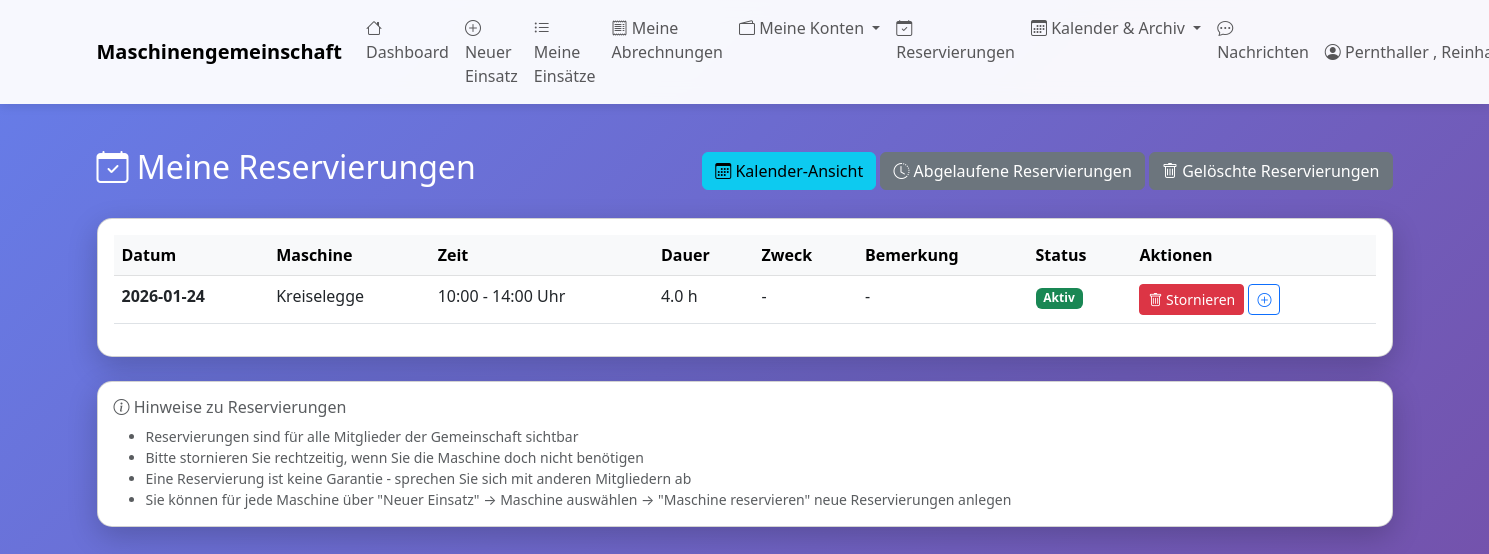
Before: /meine-reservierungen (signed in) with the older database file.
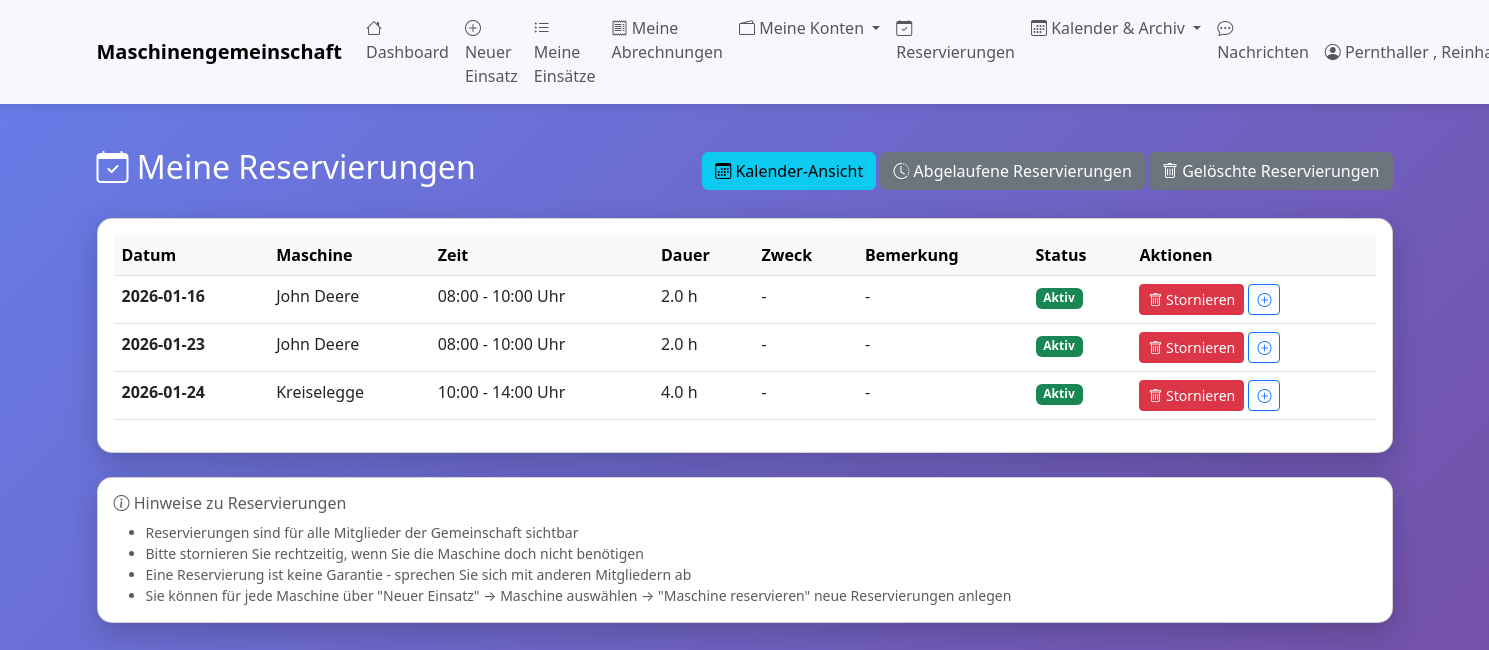
After: the same page with the newer database file.
### tables this page shows
CREATE TABLE maschinen_reservierungen (
                id INTEGER PRIMARY KEY AUTOINCREMENT,
                maschine_id INTEGER NOT NULL,
                benutzer_id INTEGER NOT NULL,
                datum DATE NOT NULL,
                uhrzeit_von TIME NOT NULL,
                uhrzeit_bis TIME NOT NULL,
                nutzungsdauer_stunden REAL NOT NULL,
                zweck TEXT,
                bemerkung TEXT,
                status TEXT DEFAULT 'aktiv',
                erstellt_am TIMESTAMP DEFAULT CURRENT_TIMESTAMP,
                geaendert_am TIMESTAMP DEFAULT CURRENT_TIMESTAMP,
                FOREIGN KEY (maschine_id) REFERENCES maschinen(id) ON DELETE CASCADE,
                FOREIGN KEY (benutzer_id) REFERENCES benutzer(id) ON DELETE CASCADE
            );

CREATE TABLE maschinen (
    id INTEGER PRIMARY KEY AUTOINCREMENT,
    bezeichnung TEXT NOT NULL,
    hersteller TEXT,
    modell TEXT,
    baujahr INTEGER,
    kennzeichen TEXT,
    anschaffungsdatum DATE,
    stundenzaehler_aktuell REAL,
    naechste_wartung_bei REAL,
    aktiv BOOLEAN DEFAULT 1,
    bemerkungen TEXT
, abrechnungsart TEXT DEFAULT 'stunden', preis_pro_einheit REAL DEFAULT 0.0, wartungsintervall INTEGER DEFAULT 50, naechste_wartung REAL, anmerkungen TEXT, erfassungsmodus TEXT DEFAULT 'fortlaufend', gemeinschaft_id INTEGER DEFAULT 1 REFERENCES gemeinschaften(id), anschaffungspreis REAL DEFAULT 0.0, abschreibungsdauer_jahre INTEGER DEFAULT 10, treibstoff_berechnen BOOLEAN DEFAULT 0);

### web_app.py (the view)
@app.route('/meine-reservierungen')
@login_required
def meine_reservierungen():
    from datetime import datetime
    with MaschinenDBContext(DB_PATH) as db:
        cursor = db.connection.cursor()
        cursor.execute("""
            SELECT r.*, m.bezeichnung as maschine_bezeichnung
            FROM maschinen_reservierungen r
            JOIN maschinen m ON r.maschine_id = m.id
            WHERE r.benutzer_id = ?
              AND r.status = 'aktiv'
            ORDER BY r.datum, r.uhrzeit_von
        """, (session['benutzer_id'],))
        columns = [desc[0] for desc in cursor.description]
        reservierungen = [dict(zip(columns, row)) for row in cursor.fetchall()]
    return render_template('meine_reservierungen.html',
                         reservierungen=reservierungen,
                         today=datetime.now().strftime('%Y-%m-%d'))

### database.py (called while the page is built)
    def connect(self):
        self.connection = sqlite3.connect(self.db_path)
        self.connection.row_factory = sqlite3.Row
        self.cursor = self.connection.cursor()

    def close(self):
        if self.connection:
            self.connection.close()

    def __enter__(self):
        self.connect()
        return self

    def __exit__(self, exc_type, exc_val, exc_tb):
        if exc_type is None:
            self.connection.commit()
        else:
            self.connection.rollback()
        self.close()
        return False

### web_app.py (called while the page is built)
def login_required(f):
    @wraps(f)
    def decorated_function(*args, **kwargs):
        if 'benutzer_id' not in session:
            flash('Bitte melden Sie sich an.', 'warning')
            return redirect(url_for('login'))
        return f(*args, **kwargs)
    return decorated_function

### templates/meine_reservierungen.html (shortened to what the changed rows need)
{% extends "base.html" %}
{% block content %}
<div class="row mt-4">
    <div class="col-12">
        <div class="d-flex justify-content-between align-items-center mb-4">
            <h2 class="text-white">
                <i class="bi bi-calendar-check"></i> Meine Reservierungen
            </h2>
        </div>
    </div>
</div>
{% if reservierungen %}
<div class="row">
    <div class="col-12">
        <div class="card">
            <div class="card-body">
                <div class="table-responsive">
                    <table class="table table-hover">
                        <thead class="table-light">
                            <tr>
                                <th>Datum</th>
                                <th>Maschine</th>
                                <th>Zeit</th>
                                <th>Dauer</th>
                                <th>Zweck</th>
                                <th>Bemerkung</th>
                                <th>Status</th>
                                <th>Aktionen</th>
                            </tr>
                        </thead>
                        <tbody>
                            {% for res in reservierungen %}
                            <tr>
                                <td><strong>{{ res.datum }}</strong></td>
                                <td>{{ res.maschine_bezeichnung }}</td>
                                <td>{{ res.uhrzeit_von }} - {{ res.uhrzeit_bis }} Uhr</td>
                                <td>{{ res.nutzungsdauer_stunden }} h</td>
                                <td>{{ res.zweck or '-' }}</td>
                                <td>{{ res.bemerkung or '-' }}</td>
                                <td>
                                    {% if res.datum >= today %}
                                    <span class="badge bg-success">Aktiv</span>
                                    {% else %}
                                    <span class="badge bg-secondary">Vergangen</span>
                                    {% endif %}
                                </td>
                                <td>
                                    {% if res.datum >= today %}
                                    <form method="POST" action="{{ url_for('reservierung_stornieren', reservierung_id=res.id) }}"
                                          style="display: inline;" onsubmit="return confirm('Reservierung wirklich stornieren?');">
                                        <button type="submit" class="btn btn-sm btn-danger" title="Stornieren">
                                            <i class="bi bi-trash"></i> Stornieren
                                        </button>
                                    </form>
                                    {% endif %}
                                    <a href="{{ url_for('maschine_reservieren', maschine_id=res.maschine_id) }}"
                                       class="btn btn-sm btn-outline-primary" title="Neue Reservierung für diese Maschine">
                                        <i class="bi bi-plus-circle"></i>
                                    </a>
                                </td>
                            </tr>
                            {% endfor %}
                        </tbody>
                    </table>
                </div>
            </div>
        </div>
    </div>
</div>
{% endif %}
{% endblock %}

Changed rows visible on the page:
added maschinen_reservierungen: datum "2026-01-16", maschine_bezeichnung "John Deere", uhrzeit_von "08:00", uhrzeit_bis "10:00", nutzungsdauer_stunden "2.0", zweck "-", bemerkung "-", shows "Aktiv"
added maschinen_reservierungen: datum "2026-01-23", maschine_bezeichnung "John Deere", uhrzeit_von "08:00", uhrzeit_bis "10:00", nutzungsdauer_stunden "2.0", zweck "-", bemerkung "-", shows "Aktiv"
